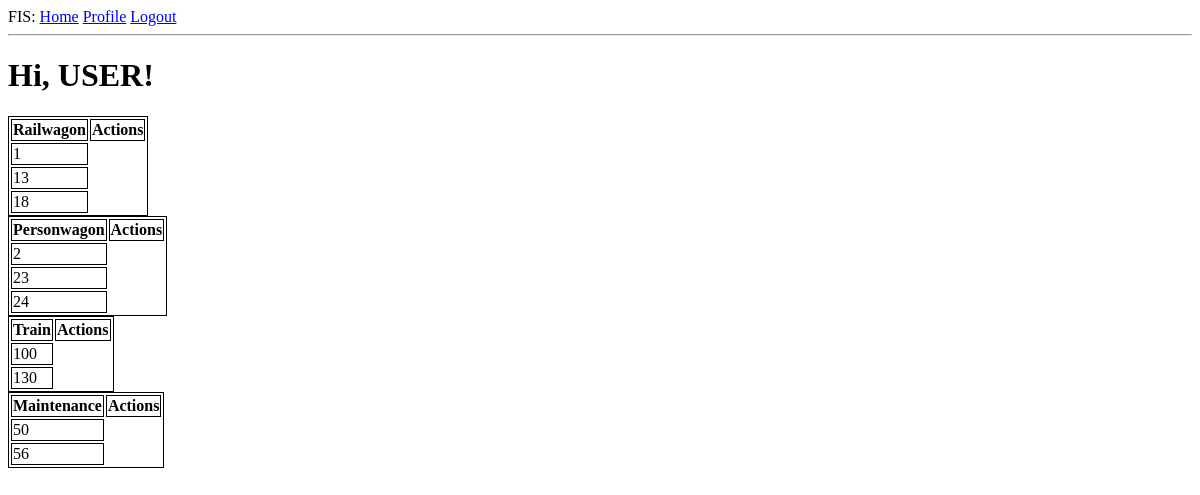
The page /index (signed in) on the database as committed earlier.
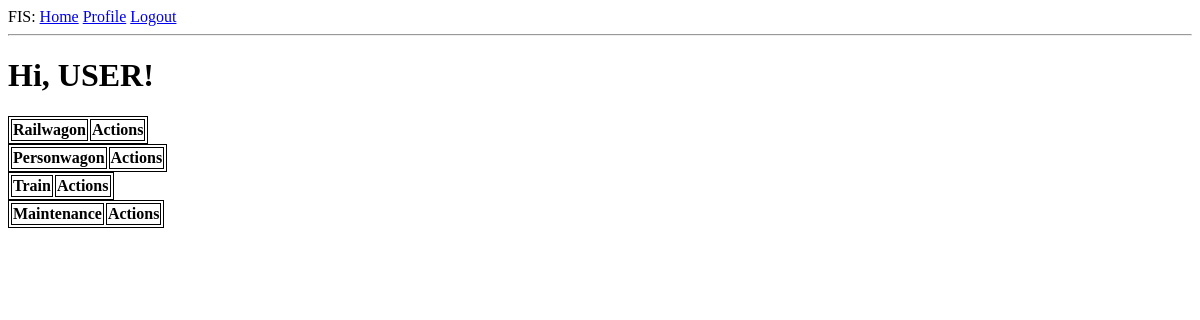
The same page on the database as committed later.
### app/models.py (models this page shows, shortened)
class User(UserMixin, db.Model):
    id = db.Column(db.Integer, primary_key=True)
    username = db.Column(db.String(64), index=True, unique=True)
    email = db.Column(db.String(120), index=True, unique=True)
    password_hash = db.Column(db.String(128))
    role = db.Column(db.String(120), nullable=False)
    posts = db.relationship('Post', backref='author', lazy='dynamic')
    maintenances = db.relationship('Maintenance', cascade='all,delete', backref='worker', lazy='dynamic')

class Railwagon(db.Model):
    id = db.Column(db.Integer, primary_key=True)
    max_traction = db.Column(db.Integer, nullable=False)
    width = db.Column(db.Integer, nullable=False)
    train_rw = db.relationship('Train', cascade='all,delete', backref='railwagon', uselist=False)

class Personwagon(db.Model):
    id = db.Column(db.Integer, primary_key=True)
    seats = db.Column(db.Integer, nullable=False)
    max_weight = db.Column(db.Integer, nullable=False)
    width = db.Column(db.Integer, nullable=False)
    train_id_pw = db.Column(db.Integer, db.ForeignKey('train.id'))

class Train(db.Model):
    id = db.Column(db.Integer, primary_key=True)
    width = db.Column(db.Integer, nullable=False)
    railwagon_id = db.Column(db.Integer, db.ForeignKey('railwagon.id'))
    personwagons = db.relationship('Personwagon', cascade='all,delete', backref='train', lazy='dynamic')
    maintenances = db.relationship('Maintenance', backref='train', lazy='dynamic')

class Maintenance(db.Model):
    id = db.Column(db.Integer, primary_key=True)
    user_id = db.Column(db.Integer, db.ForeignKey('user.id'))
    train_id = db.Column(db.Integer, db.ForeignKey('train.id'))
    time = db.Column(db.DateTime, index=True)

### app/routes.py (the view)
@app.route('/')
@app.route('/index')
@login_required
def index():
    railwagons = Railwagon.query.all()
    personwagons = Personwagon.query.all()
    trains = Train.query.all()
    maintenances = Maintenance.query.all()
    return render_template('index.html', title='Home', railwagons=railwagons, personwagons=personwagons, trains=trains,
                           maintenances=maintenances)

### app/models.py (called while the page is built)
@login.user_loader
def load_user(id):
    return User.query.get(int(id))

### app/templates/index.html (shortened to what this page needs)
{% extends "base.html" %}
{% block content %}
    <h1>Hi, {{ current_user.username }}!</h1>
    <table>
        <tr>
            <th>Railwagon</th>
            <th>Actions</th>
        </tr>
        {% for railwagon in railwagons %}
        <tr>
            <td>{{ railwagon.id }}</td>
        </tr>
        {% endfor %}
    </table>
    <table>
        <tr>
            <th>Personwagon</th>
            <th>Actions</th>
        </tr>
        {% for personwagon in personwagons %}
        <tr>
            <td>{{ personwagon.id }}</td>
        </tr>
        {% endfor %}
    </table>
    <table>
        <tr>
            <th>Train</th>
            <th>Actions</th>
        </tr>
        {% for train in trains %}
        <tr>
            <td>{{ train.id }}</td>
        </tr>
        {% endfor %}
    </table>
    <table>
        <tr>
            <th>Maintenance</th>
            <th>Actions</th>
        </tr>
        {% for maintenance in maintenances %}
        <tr>
            <td>{{ maintenance.id }}</td>
        </tr>
        {% endfor %}
    </table>
{% endblock %}

### app/templates/base.html (shortened to what this page needs)
<!doctype html>
<html>
    <head>
    </head>
    <body>
        <div>
            FIS:
            <a href="{{ url_for('index') }}">Home</a>
            {% if current_user.is_anonymous %}
            <a href="{{ url_for('login') }}">Login</a>
            {% else %}
            <a href="{{ url_for('user', username=current_user.username) }}">Profile</a>
            <a href="{{ url_for('logout') }}">Logout</a>
            {% endif %}
        </div>
        <hr>
        {% block content %}{% endblock %}
    </body>
</html>

### app/templates/base.html (style rules this page uses)
table, th, td { border: 1px solid black; }

Rows that differ between the two databases and show on the page:
removed Railwagon: id "1"
removed Railwagon: id "13"
removed Railwagon: id "18"
removed Personwagon: id "2"
removed Personwagon: id "23"
removed Personwagon: id "24"
removed Train: id "100"
removed Train: id "130"
removed Maintenance: id "50"
removed Maintenance: id "56"
